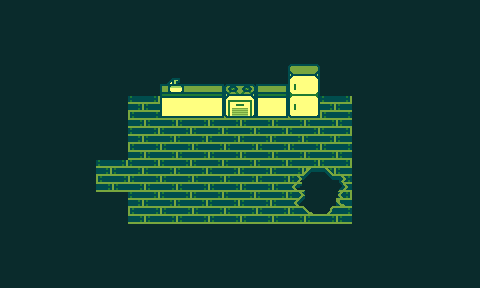

Below is a game level as drawn by its tile map, then a one-line description and the .tmx file that defines it, in full:
An orthogonal 15x9 tile map with 32x32 px tiles, 2 tile layers (Tile Layer 1, Tile Layer 2) and 14 objects (5x trigger,solid, trigger,autoTrigger).

<map version="1.2" tiledversion="1.2.2" orientation="orthogonal" renderorder="right-down" width="15" height="9" tilewidth="32" tileheight="32" infinite="0" nextlayerid="4" nextobjectid="44">
 <tileset firstgid="1" name="indoors" tilewidth="32" tileheight="32" tilecount="32" columns="8">
  <image source="../tilesets/indoors.png" width="256" height="128" />
 </tileset>
 <layer id="1" name="Tile Layer 1" width="15" height="9">
  <data encoding="csv">
1,1,1,1,1,1,1,1,1,1,1,1,1,1,1,
1,1,1,1,1,1,1,1,1,1,1,1,1,1,1,
1,1,1,1,1,1,1,1,1,1,1,1,1,1,1,
1,1,1,1,2,2,2,2,2,2,2,1,1,1,1,
1,1,1,1,2,2,2,2,2,2,2,1,1,1,1,
1,1,1,2,2,2,2,2,2,9,10,1,1,1,1,
1,1,1,1,2,2,2,2,2,17,18,1,1,1,1,
1,1,1,1,1,1,1,1,1,1,1,1,1,1,1,
1,1,1,1,1,1,1,1,1,1,1,1,1,1,1
</data>
 </layer>
 <layer id="2" name="Tile Layer 2" width="15" height="9">
  <data encoding="csv">
0,0,0,0,0,0,0,0,0,0,0,0,0,0,0,
0,0,0,0,0,0,0,0,0,0,0,0,0,0,0,
0,0,0,0,0,5,21,3,22,4,0,0,0,0,0,
0,0,0,0,0,13,29,11,30,12,0,0,0,0,0,
0,0,0,0,0,0,0,0,0,0,0,0,0,0,0,
0,0,0,0,0,0,0,0,0,0,0,0,0,0,0,
0,0,0,0,0,0,0,0,0,0,0,0,0,0,0,
0,0,0,0,0,0,0,0,0,0,0,0,0,0,0,
0,0,0,0,0,0,0,0,0,0,0,0,0,0,0
</data>
 </layer>
 <objectgroup id="3" name="Object Layer 1">
  <object id="2" name="doorOut" type="trigger,autoTrigger" x="96" y="160" width="32" height="32" />
  <object id="19" x="96" y="64" width="32" height="96" />
  <object id="20" x="128" y="64" width="224" height="32" />
  <object id="21" x="352" y="96" width="32" height="128" />
  <object id="22" x="96" y="192" width="32" height="64" />
  <object id="23" x="128" y="224" width="224" height="32" />
  <object id="32" name="kitchenHole" type="trigger,solid" x="304" y="168" width="28" height="46" />
  <object id="33" name="kitchenHole" type="trigger,solid" x="320" y="176" width="22" height="32" />
  <object id="34" name="kitchenHole" type="trigger,solid" x="294" y="176" width="18" height="36" />
  <object id="37" x="64" y="160" width="32" height="32" />
  <object id="40" x="192" y="96" width="32" height="22" />
  <object id="41" x="256" y="96" width="64" height="22" />
  <object id="42" name="sink" type="trigger,solid" x="160" y="96" width="32" height="22" />
  <object id="43" name="stove" type="trigger,solid" x="224" y="96" width="32" height="22" />
 </objectgroup>
</map>